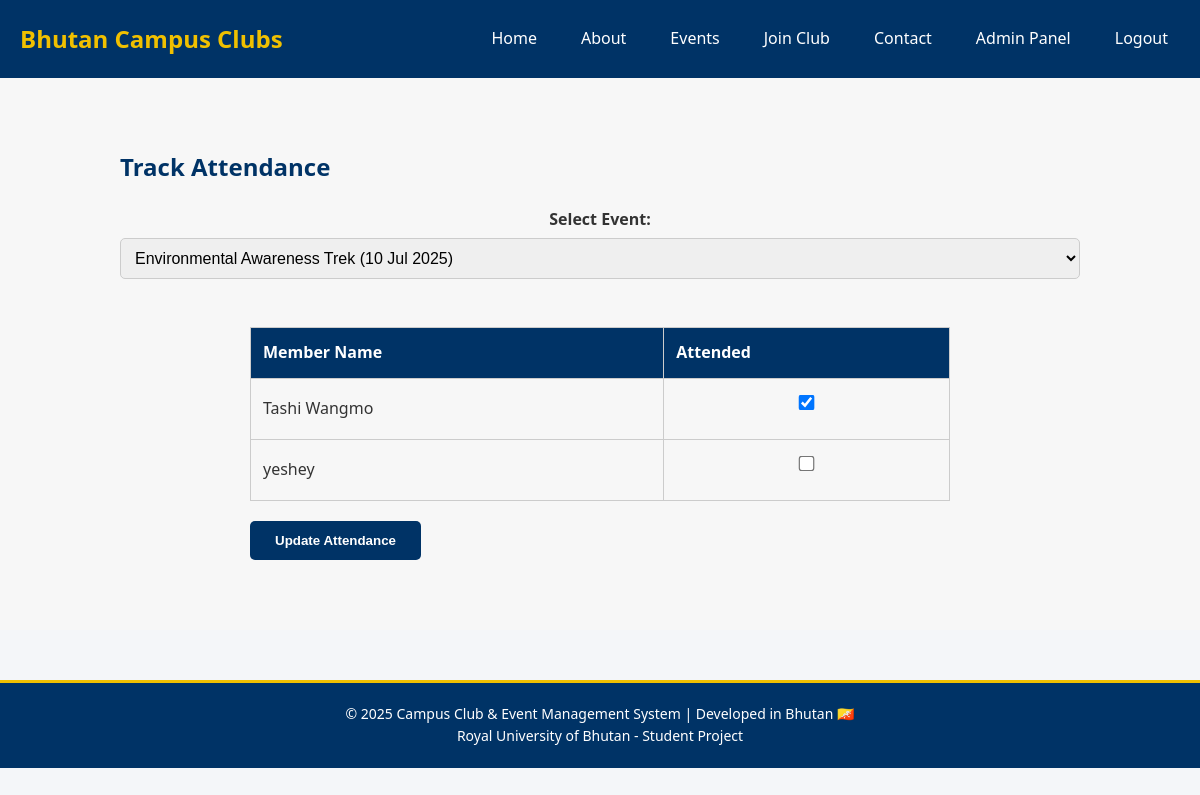
/CAMPUS_CLUB_BHUTAN/admin/track_attendance.php?event_id=2 (signed in), run on the app's committed database.
### tables this page shows
CREATE TABLE `attendance` (
  `id` int NOT NULL AUTO_INCREMENT,
  `user_id` int DEFAULT NULL,
  `event_id` int DEFAULT NULL,
  `attended` tinyint(1) DEFAULT '0',
  `attendance_date` datetime DEFAULT NULL,
  PRIMARY KEY (`id`),
  UNIQUE KEY `user_id` (`user_id`,`event_id`),
  KEY `event_id` (`event_id`),
  CONSTRAINT `attendance_ibfk_1` FOREIGN KEY (`user_id`) REFERENCES `users` (`id`) ON DELETE CASCADE,
  CONSTRAINT `attendance_ibfk_2` FOREIGN KEY (`event_id`) REFERENCES `events` (`id`) ON DELETE CASCADE
);

CREATE TABLE `users` (
  `id` int NOT NULL AUTO_INCREMENT,
  `full_name` varchar(100) NOT NULL,
  `email` varchar(100) NOT NULL,
  `password` varchar(255) NOT NULL,
  `role` enum('admin','member') NOT NULL DEFAULT 'member',
  `registration_date` datetime DEFAULT CURRENT_TIMESTAMP,
  PRIMARY KEY (`id`),
  UNIQUE KEY `email` (`email`)
);

### campus_club_bhutan/admin/track_attendance.php (the view, shortened to what this page needs)
<?php
require_once '../includes/db_connect.php';
include '../includes/header.php';
try {
    $events = $pdo->query("SELECT * FROM events ORDER BY event_date DESC")->fetchAll();
} catch (PDOException $e) {
    error_log("Event fetch failed: " . $e->getMessage());
    $events = [];
}
$selected_event_id = $_GET['event_id'] ?? null;
$attendees = [];
if ($selected_event_id) {
    $stmt = $pdo->prepare("
        SELECT u.id AS user_id, u.full_name, a.attended
        FROM attendance a
        JOIN users u ON a.user_id = u.id
        WHERE a.event_id = ?
    ");
    $stmt->execute([$selected_event_id]);
    $attendees = $stmt->fetchAll();
}
?>
<section class="attendance-section">
    <div class="container">
        <h1>Track Attendance</h1>
        <form method="GET" action="track_attendance.php" class="event-selector">
            <label for="event_id">Select Event:</label>
            <select name="event_id" id="event_id" onchange="this.form.submit()">
                <?php foreach ($events as $event): ?>
                    <option value="<?php echo $event['id']; ?>" <?php if ($selected_event_id == $event['id']) echo 'selected'; ?>>
                        <?php echo htmlspecialchars($event['title']); ?> (<?php echo date('d M Y', strtotime($event['event_date'])); ?>)
                    </option>
                <?php endforeach; ?>
            </select>
        </form>
        <?php if ($selected_event_id && $attendees): ?>
            <form method="POST" class="attendance-form">
                <table class="attendance-table">
                    <thead>
                        <tr>
                            <th>Member Name</th>
                            <th>Attended</th>
                        </tr>
                    </thead>
                    <tbody>
                        <?php foreach ($attendees as $attendee): ?>
                            <tr>
                                <td><?php echo htmlspecialchars($attendee['full_name']); ?></td>
                                <td>
                                    <input type="checkbox" name="attendance[<?php echo $attendee['user_id']; ?>]" <?php if ($attendee['attended']) echo 'checked'; ?>>
                                </td>
                            </tr>
                        <?php endforeach; ?>
                    </tbody>
                </table>
                <button type="submit">Update Attendance</button>
            </form>
        <?php elseif ($selected_event_id): ?>
            <p>No registered members found for this event.</p>
        <?php endif; ?>
    </div>
</section>
<?php include '../includes/footer.php'; ?>

### css/style.css (style rules this page uses)
.attendance-section { padding: 50px 20px; background: #f7f7f7; }
.event-selector { text-align: center; margin-bottom: 30px; }
.event-selector select { padding: 10px; font-size: 16px; }
.attendance-form { max-width: 700px; margin: 0 auto; }
.attendance-table { width: 100%; border-collapse: collapse; margin-bottom: 20px; }
.attendance-table th, .attendance-table td { border: 1px solid #ccc; padding: 12px; text-align: left; }
.attendance-table th { background-color: #003366; color: white; }
.attendance-form button { background: #003366; color: white; padding: 12px 25px; border: none; font-weight: bold; border-radius: 5px; cursor: pointer; }
* { margin: 0; padding: 0; box-sizing: border-box; }
body { font-family: 'Segoe UI', Tahoma, Geneva, Verdana, sans-serif; line-height: 1.6; background-color: #f4f6f9; color: #333; }
.container { max-width: 1000px; margin: 0 auto; padding: 20px; }
section h1, section h2 { color: #003366; margin-bottom: 20px; }
form label { display: block; margin-bottom: 6px; font-weight: 600; }
form input, form select, form textarea { width: 100%; padding: 10px; margin-bottom: 18px; border: 1px solid #ccc; border-radius: 5px; font-size: 14px; }
form button { background-color: #003366; color: white; padding: 12px 25px; border: none; border-radius: 5px; font-weight: bold; cursor: pointer; }
table { width: 100%; border-collapse: collapse; margin-top: 30px; }
table, th, td { border: 1px solid #ccc; }
th, td { padding: 12px; text-align: left; }
th { background-color: #003366; color: white; }
td input[type="checkbox"] { transform: scale(1.2); }

### data on the page
attendance: user.full_name "Tashi Wangmo", attended "☑"
attendance: user.full_name "yeshey"

### other printed values
form field event_id "Environmental Awareness Trek (10 Jul 2025)"
